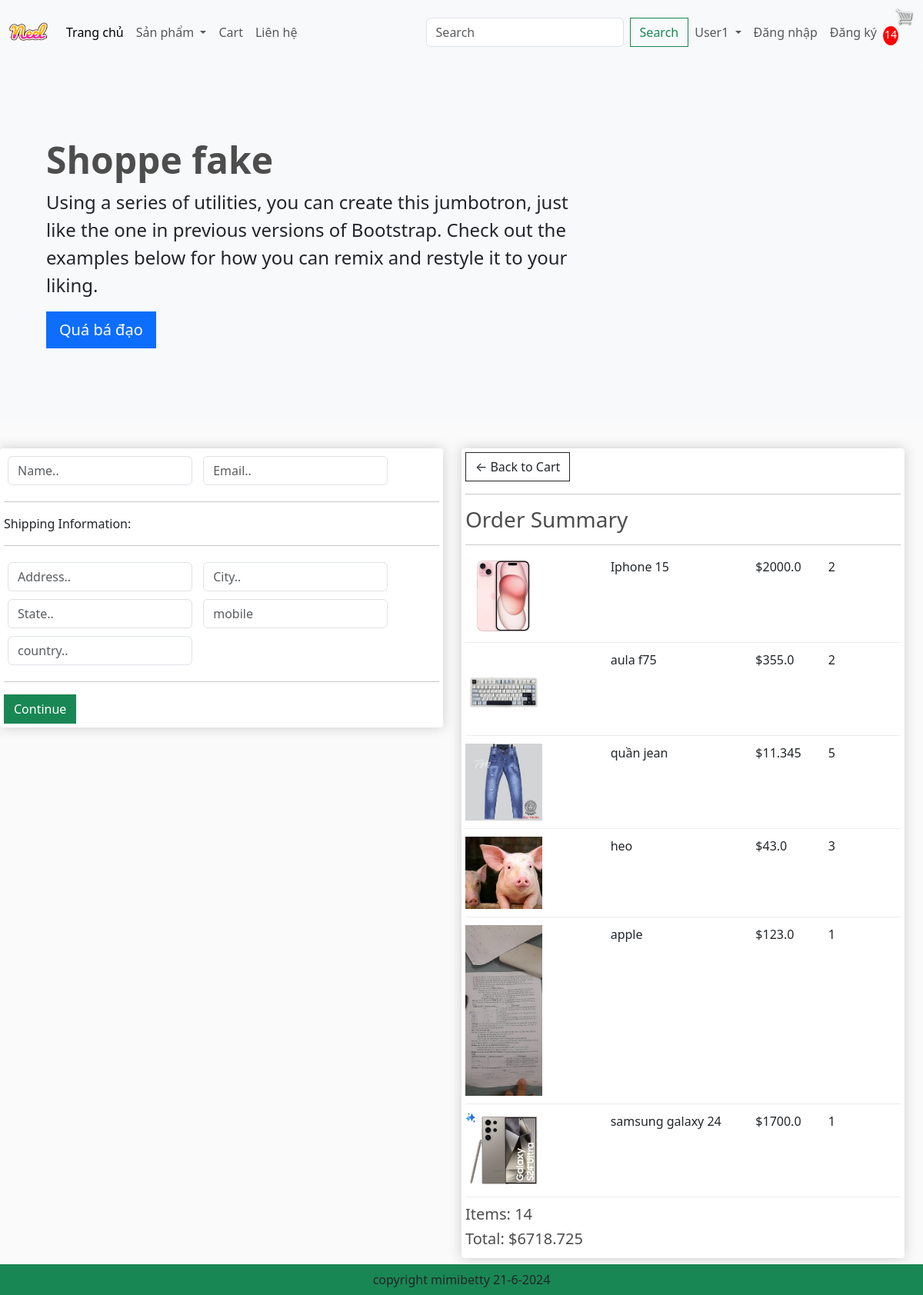
Screenshot of /checkout/ (signed in) with the database file from the repository.
### app/models.py (models this page shows, shortened)
class OrderItem(models.Model):
    product = models.ForeignKey(Product, on_delete=models.SET_NULL, null=True)
    order = models.ForeignKey(Order, on_delete=models.SET_NULL, null=True)
    quantity = models.IntegerField(default=0, null=True, blank=True)
    date_added = models.DateTimeField(auto_now_add=True)
    @property
    def get_total(self):
        total = self.product.price * self.quantity
        return total

class Product(models.Model):
    name = models.CharField(max_length=200, null=True)
    price = models.FloatField()
    digital = models.BooleanField(default=False, null=True, blank=False)
    image = models.ImageField(null=True, blank=True)
    @property
    def imageURL(self):
        try:
            url = self.image.url
        except:
            url = ''
        return url

class Order(models.Model):
    customer = models.ForeignKey(Customer, on_delete=models.SET_NULL, null=True, blank=True)
    date_ordered = models.DateTimeField(auto_now_add=True)
    complete = models.BooleanField(default=False, null=True, blank=False)
    transaction_id = models.CharField(max_length=200, null=True)
    @property
    def get_cart_items(self):
        orderitems = self.orderitem_set.all()
        total = sum([item.quantity for item in orderitems])
        return total
    @property
    def get_cart_total(self):
        orderitems = self.orderitem_set.all()
        total = sum([item.get_total for item in orderitems])
        return total

### app/views.py (the view)
# urls.py: path('checkout/', views.checkout, name="checkout"),
def checkout(request):
    if (request.user.is_authenticated):
        customer = request.user.customer
        order, created = Order.objects.get_or_create(customer=customer, complete=False)
        items = order.orderitem_set.all()
        cartItems = order.get_cart_items
    else :
        items = []
        order = {'get_cart_total':0, 'get_cart_items':0}
        cartItems = order['get_cart_items']
    context = {'items': items, 'order': order, 'cartItems': cartItems}
    return render(request, 'app/checkout.html', context)

### app/templates/app/checkout.html (shortened to what this page needs)
{% extends 'app/base.html' %}
{% load static %}
{% block content_checkout %}
     <div class="row" style = "width : 100%">
		<div class="col-lg-6">
			<div class="box-element" id="form-wrapper">
				<form id="form">
					<div id="user-info">
						<div class="form-field">
							<input required class="form-control" type="text" name="name" placeholder="Name..">
						</div>
						<div class="form-field">
							<input required class="form-control" type="email" name="email" placeholder="Email..">
						</div>
					</div>
					<div id="shipping-info">
						<hr>
						<p>Shipping Information:</p>
						<hr>
						<div class="form-field">
							<input class="form-control" type="text" name="address" placeholder="Address..">
						</div>
						<div class="form-field">
							<input class="form-control" type="text" name="city" placeholder="City..">
						</div>
						<div class="form-field">
							<input class="form-control" type="text" name="state" placeholder="State..">
						</div>
						<div class="form-field">
							<input class="form-control" type="text" name="mobile" placeholder="mobile">
						</div>
						<div class="form-field">
							<input class="form-control" type="text" name="country" placeholder="country..">
						</div>
					</div>
					<hr>
					<input id="form-button" class="btn btn-success btn-block" type="submit" value="Continue">
				</form>
			</div>
			<br>
		</div>
		<div class="col-lg-6">
			<div class="box-element">
				<a  class="btn btn-outline-dark" href="{% url 'cart' %}">&#x2190; Back to Cart</a>
				<hr>
				<h3>Order Summary</h3>
				<hr>
				{% for item in items  %}
				<div class="cart-row">
					<div style="flex:2"><img class="row-image" src="{{item.product.imageURL}}"></div>
					<div style="flex:2"><p>{{item.product.name}}</p></div>
					<div style="flex:1"><p>${{item.product.price}} </p></div>
					<div style="flex:1"><p>{{item.quantity}}</p></div>
				</div>
				{% endfor %}
				<h5>Items:  {{order.get_cart_items}}</h5>
				<h5>Total:  ${{order.get_cart_total}} </h5>
			</div>
		</div>
	</div>
	<br/> <br/>
{% endblock content_checkout %}

### app/static/app/css/main.css (style rules this page uses)
body { background-color: hsl(0, 0%, 98%); }
h1,h2,h3,h4,h5,h6 { color:hsl(0, 0%, 30%); }
.box-element { box-shadow:hsl(0, 0%, 80%) 0 0 16px; background-color: #fff; border-radius: 4px; padding: 5px; }
.col-lg-3, .col-lg-4, .col-lg-6, .col-lg-8, .col-lg-12 { margin-top: 10px; }
.btn { border-radius: 0; }
.row-image { width: 100px; }
.form-field { width:250px; display: inline-block; padding: 5px; }
.cart-row { display: flex; align-items: flex-stretch; padding-bottom: 10px; margin-bottom: 10px; border-bottom: 1px solid #ececec; }

### rows the page displays
OrderItem: product.imageURL (picture), product.name "Iphone 15", product.price "2000.0", quantity "2"
OrderItem: product.imageURL (picture), product.name "aula f75", product.price "355.0", quantity "2"
OrderItem: product.imageURL (picture), product.name "quần jean", product.price "11.345", quantity "5"
OrderItem: product.imageURL (picture), product.name "heo", product.price "43.0", quantity "3"
OrderItem: product.imageURL (picture), product.name "apple", product.price "123.0", quantity "1"
OrderItem: product.imageURL (picture), product.name "samsung galaxy 24", product.price "1700.0", quantity "1"
Order: get_cart_items "14", get_cart_total "6718.725"

### other values shown
{{ cartItems }} "14"
